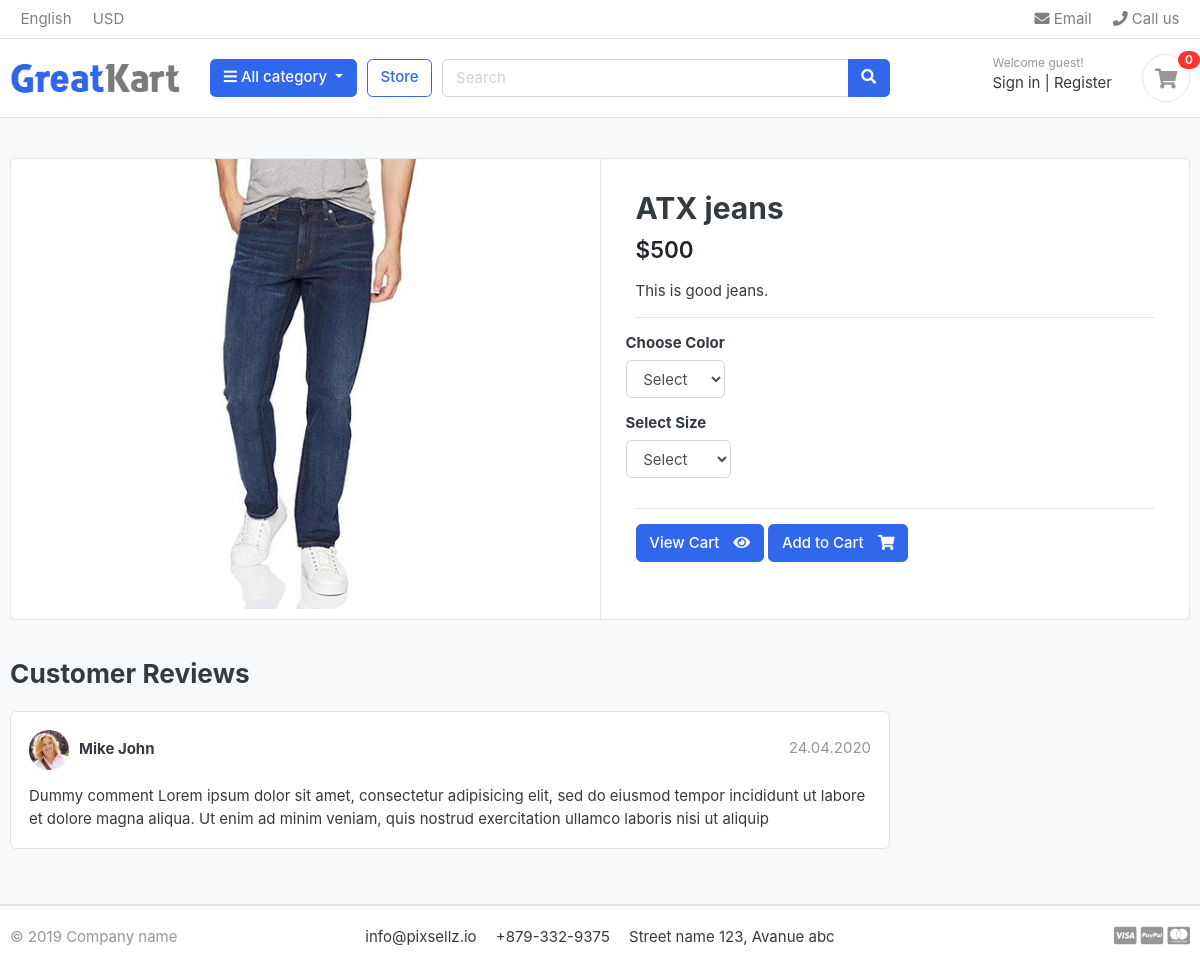
The page /store/product_details/jeans/atx-jeans/ on the database its author committed.
### store/models.py (models this page shows, shortened)
class Product(models.Model):
    product_name =models.CharField(max_length=100,unique=True)
    slug         =models.SlugField(max_length=100,unique=True)
    description  =models.TextField(max_length=200,blank=True)
    price        =models.IntegerField()
    image        =models.ImageField(upload_to='photo/products')
    stock        =models.IntegerField()
    is_available =models.BooleanField(default=True)
    category     =models.ForeignKey(Category,on_delete=models.CASCADE,related_name='product')
    created_date =models.DateTimeField(auto_now_add=True)
    modified_date=models.DateTimeField(auto_now_add=True)

### store/views.py (the view)
# urls.py: path('product_details/<slug:category_slug>/<slug:product_slug>/',views.product_details,name='product_details'),
def product_details(request,category_slug,product_slug):
    try:
        single_product=Product.objects.get(category__slug=category_slug,slug=product_slug)
        in_cart=CartItem.objects.filter(cart__cart_id=_cart_id(request),product=single_product).exists()
        context={
            'single_product':single_product,
            'in_cart':in_cart
        }
    except Product.DoesNotExist:
        raise ValueError("Not exists")
    return render(request,'store/product_details.html',context)

### carts/context_processors.py (called while the page is built)
def count_item(request):
    cart=Cart.objects.filter(cart_id=_cart_id(request)).first()
    cart_items=CartItem.objects.filter(cart=cart,is_active=True)
    count_cart=cart_items.count()
    return dict(count_cart=count_cart)

### carts/views.py (called while the page is built)
def _cart_id(request):
    cart=request.session.session_key
    if not cart:
        cart=request.session.create()
    return cart

### category/context_processors.py (called while the page is built)
def menu_list(request):
    links=Category.objects.all()
    return dict(links=links)

### category/models.py (called while the page is built)
    def get_url(self):
        return reverse('store',args=[self.category_name])

### store/models.py (called while the page is built)
    def colors(self):
        return super(VariationManager,self).filter(variation_category='color',is_active=True)

    def sizes(self):
        return super(VariationManager,self).filter(variation_category='size',is_active=True)

### template/store/product_details.html (shortened to what this page needs)
{% extends 'base.html' %}
{% load static %}
{% block contant %}
<section class="section-content padding-y bg">
	<div class="container">
		<div class="card">
			<div class="row no-gutters">
				<aside class="col-md-6">
					<article class="gallery-wrap">
						<div class="img-big-wrap">
							<a href="#"><img src="{{single_product.image.url}}"></a>
						</div>
					</article>
				</aside>
				<main class="col-md-6 border-left">
					<form action="{% url 'add_cart' single_product.id %}" method="post" enctype="multipart/form-data">
					<article class="content-body">
						<h2 class="title">{{single_product.product_name}}</h2>
						<div class="mb-3">
							<var class="price h4">${{single_product.price}}</var>
						</div>
						<p>{{single_product.description}}.</p>
						<hr>
						<div class="row">
							<div class="item-option-select">
								<h6>Choose Color</h6>
								<select name="color" class="form-control" required>
									<option value="" disabled selected>Select</option>
								</select>
							</div>
						</div>
						<div class="row">
							<div class="item-option-select">
								<h6>Select Size</h6>
									<select name="size" class="form-control" required>
									<option value="" disabled selected>Select</option>
								</select>
							</div>
						</div>
						<hr>
						{% if single_product.stock <= 0 %} <h2 style='color:red'>Out of Stock</h2>
							{% else %}
							<a href="{% url 'cart' %}" class="btn  btn-primary"> <span class="text">View Cart</span> <i
									class="fas fa-eye"></i> </a>
							<button type="submit" class="btn  btn-primary"> <span
									class="text">Add to Cart</span> <i class="fas fa-shopping-cart"></i> </a>
							{% endif %}
					</article>
					</form>
				</main>
			</div>
		</div>
		<br>
		<div class="row">
			<div class="col-md-9">
				<header class="section-heading">
					<h3>Customer Reviews </h3>
				</header>
				<article class="box mb-3">
					<div class="icontext w-100">
						<img src="{% static './images/avatars/avatar1.jpg' %}" class="img-xs icon rounded-circle">
						<div class="text">
							<span class="date text-muted float-md-right">24.04.2020 </span>
							<h6 class="mb-1">Mike John </h6>
						</div>
					</div>
					<div class="mt-3">
						<p>
							Dummy comment Lorem ipsum dolor sit amet, consectetur adipisicing elit, sed do eiusmod
							tempor incididunt ut labore et dolore magna aliqua. Ut enim ad minim veniam,
							quis nostrud exercitation ullamco laboris nisi ut aliquip
						</p>
					</div>
				</article>
			</div>
		</div>
	</div>
</section>
{% endblock %}

### static/css/ui.css (style rules this page uses)
html { font-family: "Inter", sans-serif; font-size: 15px; }
.content-body { flex: 1 1 auto; padding: 2rem 2.3rem; }
.img-xs, .img-sm, .img-md, .img-lg { -o-object-fit: cover; object-fit: cover; flex-shrink: 0; flex-grow: 0; }
.img-xs { width: 40px; height: 40px; }
.padding-y { padding-top: 40px; padding-bottom: 40px; }
var { font-style: normal; }
article:after, .form-group:after { display: block; clear: both; content: ""; }
.bg { background-color: #f8f9fa; }
.section-heading { margin-bottom: 20px; margin-top: 15px; }
p:last-child { margin-bottom: 0; }
.btn .text + i { margin-left: 10px; }
.icontext { display: inline-flex; align-items: center; vertical-align: middle; }
.icontext .text { width: 100%; line-height: 1.2; }
.icontext .icon { position: relative; margin-right: 10px; flex-shrink: 0; flex-grow: 0; }
.price { font-weight: 600; color: #212529; }
.box { padding: 18px; background: #fff; border-radius: 0.37rem; border: 1px solid #e4e4e4; }
.box img { max-width: 100%; }
.gallery-wrap .img-big-wrap { margin-bottom: 10px; border-radius: 0.37rem; overflow: hidden; background-color: #fff; }
.gallery-wrap .img-big-wrap a { text-align: center; display: block; }
.gallery-wrap .img-big-wrap img { height: 450px; width: auto; display: inline-block; }
.item-option-select { margin-bottom: 1rem; display: inline-block; margin-right: 15px; }

### rows shown on the page
Product: image (picture), product_name "ATX jeans", price "500", description "This is good jeans"

### other values the page prints
{{ count_cart }} "0"
